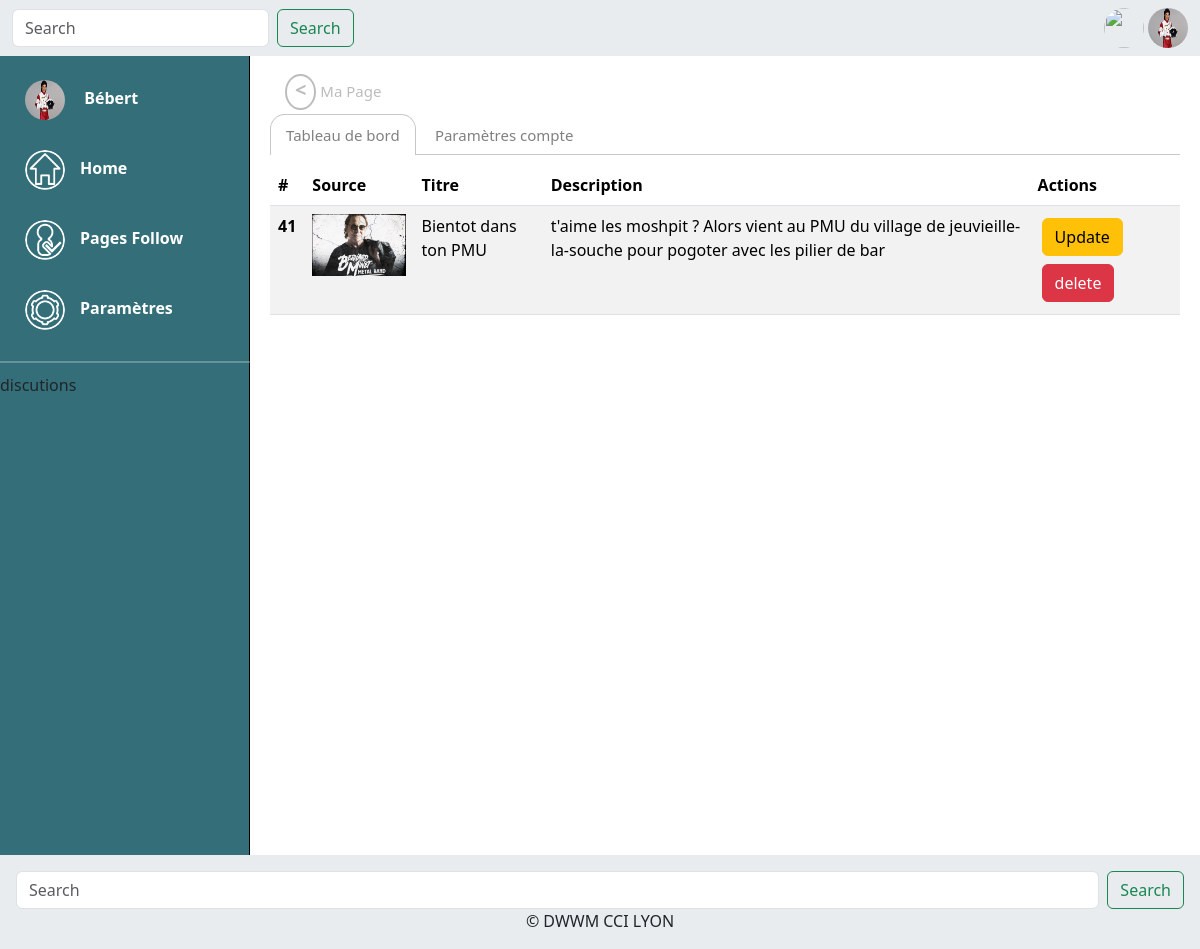
Screenshot of /index.php?page=articlelist (signed in) with the database file from the repository.
### tables this page shows
CREATE TABLE IF NOT EXISTS `picture` (
  `id` int(11) NOT NULL AUTO_INCREMENT,
  `actif` varchar(80) NOT NULL DEFAULT 'oui',
  `id_user` int(11) NOT NULL,
  `src` varchar(255) NOT NULL,
  `title` varchar(100) NOT NULL,
  `description` text NOT NULL,
  `created_at` timestamp NOT NULL DEFAULT current_timestamp() ON UPDATE current_timestamp(),
  `updated_at` timestamp NOT NULL DEFAULT current_timestamp(),
  PRIMARY KEY (`id`),
  KEY `FK_pictureIdUser_userId` (`id_user`)
);

### controllers/controller_articlelist.php (called while the page is built, shortened)
<?php
require_once("./models/Picture.php");
$id = $_SESSION['id'];
$pictures = Picture::getListPublic($id);
include "./views/layout.phtml";

### index.php (called while the page is built, shortened)
<?php
require "./services/router.php";
require "./controllers/controller_{$page}.php";

### services/class/Database.php (called while the page is built, shortened)
<?php
class Database
{
    private $db_user;
    private $db_pass;
    private $db_dsn;
    private $pdo;
    public function __construct(
        $db_host = 'localhost',
        $db_name = 'my_mvc_bdd',
        $db_port = '3306',
        $db_user = 'root',
        $db_pass = ''
    ) {
        $this->db_host = $db_host;
        $this->db_port = $db_port;
        $this->db_name = $db_name;
        $this->db_user = $db_user;
        $this->db_pass = $db_pass;
        $this->db_dsn = 'mysql:host=' . $this->db_host . ';port=' . $this->db_port . ';dbname=' . $this->db_name . ';charset=utf8';
    }
    private function getPDO()
    {
        if ($this->pdo === null) {
            try {
                $db = new PDO($this->db_dsn, $this->db_user, $this->db_pass);
                $db->setAttribute(PDO::ATTR_ERRMODE, PDO::ERRMODE_EXCEPTION);
            } catch (PDOException $e) {
                echo "Oups PDO l'est pas content" . $e->getMessage();
                die();
            }
            $this->pdo = $db;
        }
        return $this->pdo;
    }
    public function selectAll($statement,$params=[]){
        $stmt = $this->getPDO()->prepare($statement);
        $stmt->execute($params);
        $result = $stmt->fetchAll(PDO::FETCH_ASSOC);
        return $result;
    }
}

### models/Picture.php (called while the page is built, shortened)
<?php
require_once("./services/database.php");
require_once("./services/class/Database.php");
class Picture
{
    public static function getListPublic($id)
    {
        $db = new Database();
        $pictures = $db->selectAll("SELECT *,picture.id AS picture_id FROM picture WHERE id_user=? AND actif= 'oui'",[$id]);
        return $pictures;
    }
}

### views/template_articlelist.phtml (the view, shortened to what this page needs)
  <a href="index.php?page=userpage&id=<?= $_SESSION['id']; ?>" class="btnReturn"><span><</span> Ma Page</a>
<div class="menuParam">
  <a href="#" id="btnList" class="btnSelect">Tableau de bord</a>
  <a href="#" id="btnSetting">Paramètres compte</a>
</div>
<hr class="hr">
<div class="adminArticles " id="listeArticle">
  <table class="table table-striped">
    <thead>
      <tr>
        <th scope="col">#</th>
        <th scope="col" style="width:12%">Source</th>
        <th scope="col">Titre</th>
        <th scope="col">Description</th>
        <th scope="col">Actions</th>
      </tr>
    </thead>
    <tbody>
      <?php
      foreach ($pictures as $picture) :
      ?>
        <tr>
          <th scope="row"><?= $picture['picture_id'] ?></th>
          <td><img src="<?= $picture['src'] ?>" alt="<?= $picture['title'] ?>" style="width : 100%;"></td>
          <td><?= $picture['title'] ?></td>
          <td><?= $picture['description'] ?></td>
          <td>
            <a href="index.php?page=articleupdate&id=<?= $picture['picture_id']; ?>" class="btn btn-warning m-1">Update</a>
            <a href="#" class="btn btn-danger m-1" onclick="deleted(<?= $picture['picture_id'] ?>)">delete</a>
          </td>
        </tr>
      <?php endforeach ?>
    </tbody>
  </table>
</div>

### asset/css/styles_gallery.css (style rules this page uses)
hr { margin: 5px 0 10px; }

### asset/css/styles_admin.css (style rules this page uses)
.adminArticles, .paramCompte,.adminUsers { transition: 0.3s; }
.menuParam { position: relative; margin-top: 20px; transform: translateY(-2px); z-index: 3; }
.menuParam a, .btnReturn { color: gray; text-decoration: none; padding: 10px 15px; font-size: 15px; font-weight: 500; }
.btnReturn { color: rgb(124, 124, 124); text-decoration: none; padding: 10px 15px; font-size: 15px; font-weight: 500; opacity: 0.5; transition: 0.2s; }
.btnReturn span { font-weight: 900; font-size: 20px; border: 2px solid rgb(124, 124, 124); padding: 0 8px 5px 8px; border-radius: 50%; margin: 0%; }
.btnSelect { position: relative; border-radius: 15px 15px 0 0; background-color: rgb(255, 255, 255); border: 1px rgb(199, 199, 199) solid; border-bottom: 0px; color: black; }
.hr { position: relative; z-index: 2; border-color: rgb(199, 199, 199); opacity: 1; }

### rows the page displays
picture: id "41", src+title (picture), title "Bientot dans ton PMU", description "t'aime les moshpit ? Alors vient au PMU du village de jeuvieille-la-souche pour pogoter avec les pilier de bar"

### other values shown
$_SESSION['pseudo'] "Bébert"
